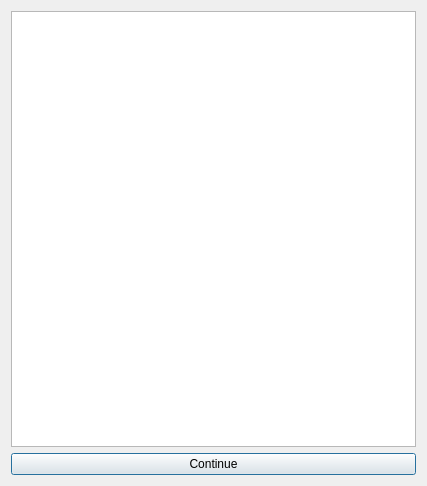
<?xml version="1.0" encoding="UTF-8"?>
<ui version="4.0">
 <class>Dialogstory</class>
 <widget class="QDialog" name="Dialogstory">
  <property name="geometry">
   <rect>
    <x>0</x>
    <y>0</y>
    <width>427</width>
    <height>486</height>
   </rect>
  </property>
  <property name="windowTitle">
   <string>Dialog</string>
  </property>
  <layout class="QVBoxLayout" name="verticalLayout">
   <item>
    <widget class="QTextBrowser" name="storyBrowser">
     <property name="font">
      <font>
       <family>Fixed</family>
       <pointsize>13</pointsize>
      </font>
     </property>
    </widget>
   </item>
   <item>
    <widget class="QPushButton" name="continueButton">
     <property name="enabled">
      <bool>true</bool>
     </property>
     <property name="text">
      <string>Continue</string>
     </property>
    </widget>
   </item>
  </layout>
 </widget>
 <resources/>
 <connections/>
</ui>
